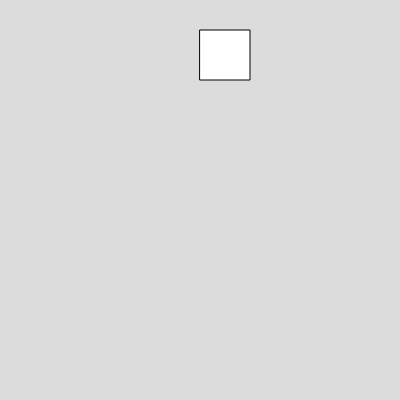
Frame 1 (no input)
Frame 60 (no input): blank canvas, image omitted
Frame 120 (the mouse pressed at the canvas centre since frame 60): blank canvas, image omitted

The p5.js sketch that drew this single still picture (run headless with seeded random() and noise() and a simulated clock; from frame 60 on, the mouse is pressed at the canvas centre):

// p5.js sketch
// ── sketch.js
var box1;
function setup() 
{
  createCanvas(400, 400);

  box1=new Box(200,30,50,50,20,4);
}

function draw() 
{
  background(220);

box1.show();
box1.move();
}


// ── box.js
class Box
  {
    constructor(x,y,w,h,vx,vy)
    {
      this.x =x;
      this.y =y;
      this.w =w;
      this.h = h;
      this.vx = vx;
      this.vy= vy;
    }
    
    show()
    {
      rect(this.x,this.y,this.w,this.h)
    }
    
    move()
    {
      this.x = this.x+this.vx;
    }
moveup(){
  this.y = this.y-this.vy;
}
  }

  
